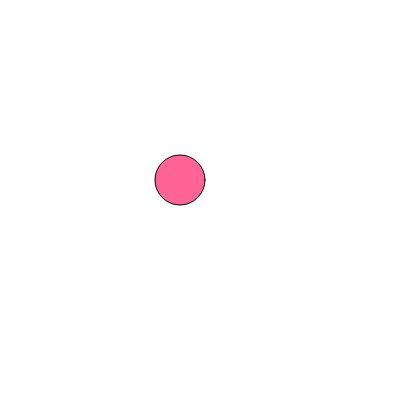
Frame 1 (no input)
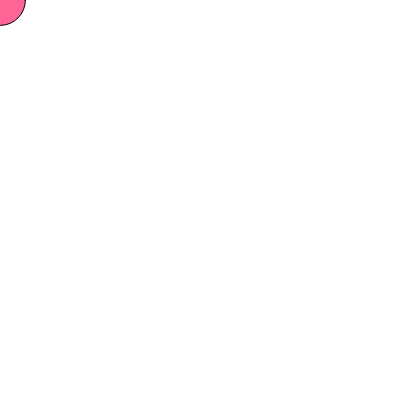
Frame 60 (no input)
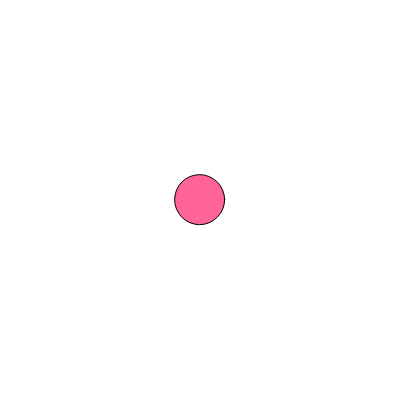
Frame 120 (the mouse pressed at the canvas centre since frame 60)

The p5.js sketch that drew these frames (run headless with seeded random() and noise() and a simulated clock; from frame 60 on, the mouse is pressed at the canvas centre):

// p5.js sketch
// ── sketch.js
// Module 4 in p5.js - compare with ../../sketches/m04c_follow_mouse/m04c_follow_mouse.pde
let x = 200;
let y = 200;
let ease = 0.1;      // CHANGE ME

function setup() {
  createCanvas(400, 400);
}

function draw() {
  background(255);
  x = x + (mouseX - x) * ease;
  y = y + (mouseY - y) * ease;
  fill(255, 100, 150);
  ellipse(x, y, 50, 50);
}
